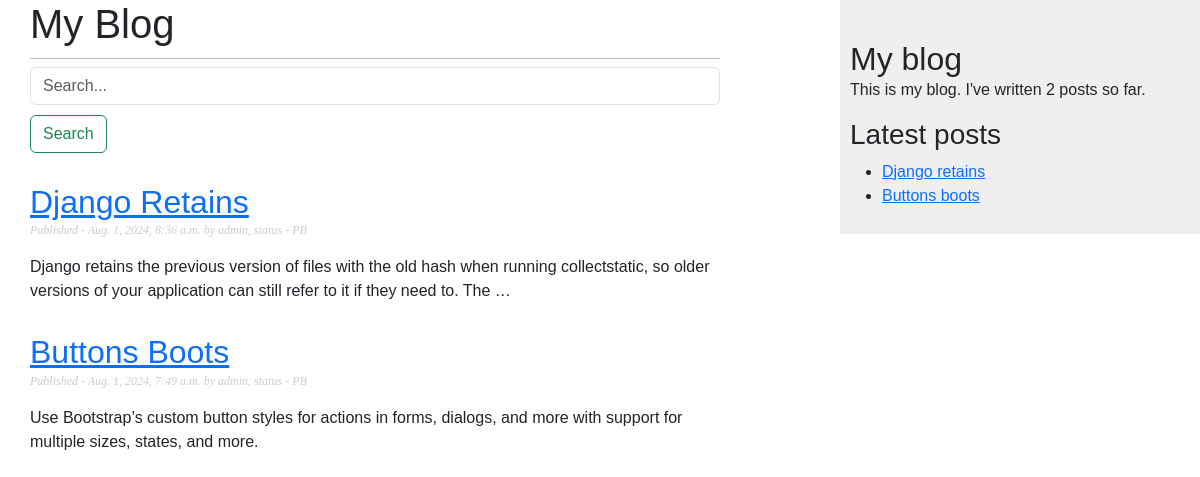
The page /blog/ on the database as committed earlier.
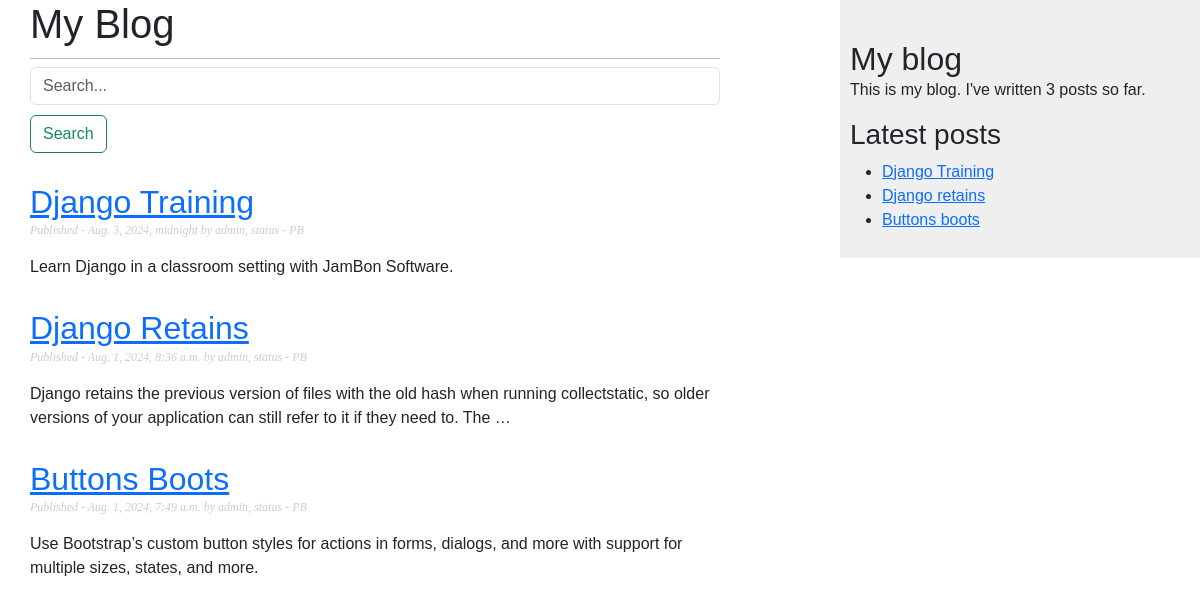
The same page on the database as committed later.
### blog/models.py (models this page shows, shortened)
class Post(models.Model):
    class Status(models.TextChoices):
        DRAFT = ('DF', 'Draft')
        PUBLISHED = ('PB', 'Published')
    title = models.CharField(max_length=250)
    slug = models.SlugField(max_length=250)
    author = models.ForeignKey(User, on_delete=models.CASCADE, related_name='blog_posts')
    body = models.TextField()
    publish = models.DateTimeField('date published', default=timezone.now)
    created = models.DateTimeField(auto_now_add=True)
    updated = models.DateTimeField(auto_now=True)
    status = models.CharField(max_length=2, choices=Status.choices, default=Status.DRAFT)
    objects = models.Manager()  # The default manager.
    published = PublishedManager()  # Our custom manager.
    tags = models.ManyToManyField("Tag", related_name='blog_posts')
    class Meta:
        ordering = ['-publish']
    def get_absolute_url(self):
        return reverse('blog:post_detail', args=[self.id])

### blog/views.py (the view)
# urls.py: path('', views.post_list, name='post_list'),
def post_list(request):
    q = request.GET.get('q', None)
    if q is None or q is "":
        posts = Post.published.all()
    elif q is not None:
        posts = Post.objects.filter(title__contains=q)
    return render(request, 'blog/post/list.html', {'posts': posts})

### blog/models.py (called while the page is built)
    def get_queryset(self):
        return super().get_queryset().filter(status=Post.Status.PUBLISHED)

### blog/templatetags/blog_tags.py (called while the page is built)
@register.simple_tag(name='total_posts')
def total_posts():
    return Post.published.count()

@register.inclusion_tag('blog/post/latest_posts.html')
def show_latest_posts(count=5):
    latest_posts = Post.published.order_by('-publish')[:count]
    return {'latest_posts': latest_posts}

### blog/templates/blog/post/list.html (shortened to what this page needs)
{% extends "blog/base.html" %}
{% block content %}
<h1>My Blog</h1>
<nav>
<form action="/blog" method="get" class="form-inline mt-2 mt-md-0">
<input id="q" name="q" value="{{ request.GET.q }}" \
class="form-control mr-sm-2" type="text" placeholder="Search..." aria-label="Search">
<button class="btn btn-outline-success my-2 my-sm-0" type="submit">Search</button>
</form>
</nav>
{% for post in posts %}
    <h2>
        <a href="{{ post.get_absolute_url }}">
            {{ post.title | title }}
        </a>
    </h2>
    <p class="date">
        Published - {{ post.publish }} by {{ post.author }}, status - {{post.status}}
    </p>
    {{ post.body|truncatewords:30|linebreaks }}
{% endfor %}
{% endblock %}

### blog/templates/blog/post/latest_posts.html
<ul>
 {% for post in latest_posts %}
 <li>
 <a href="{{ post.get_absolute_url }}">{{ post.title }}</a>
 </li>
 {% endfor %}
</ul>

Rows that differ between the two databases and show on the page:
added Post: title "Django Training", publish "Aug. 3, 2024, midnight", author "admin", status "PB", body "Learn Django in a classroom setting with JamBon Software."
Other text that changed with them:
text no longer shown: "2"
text now shown: "3"
